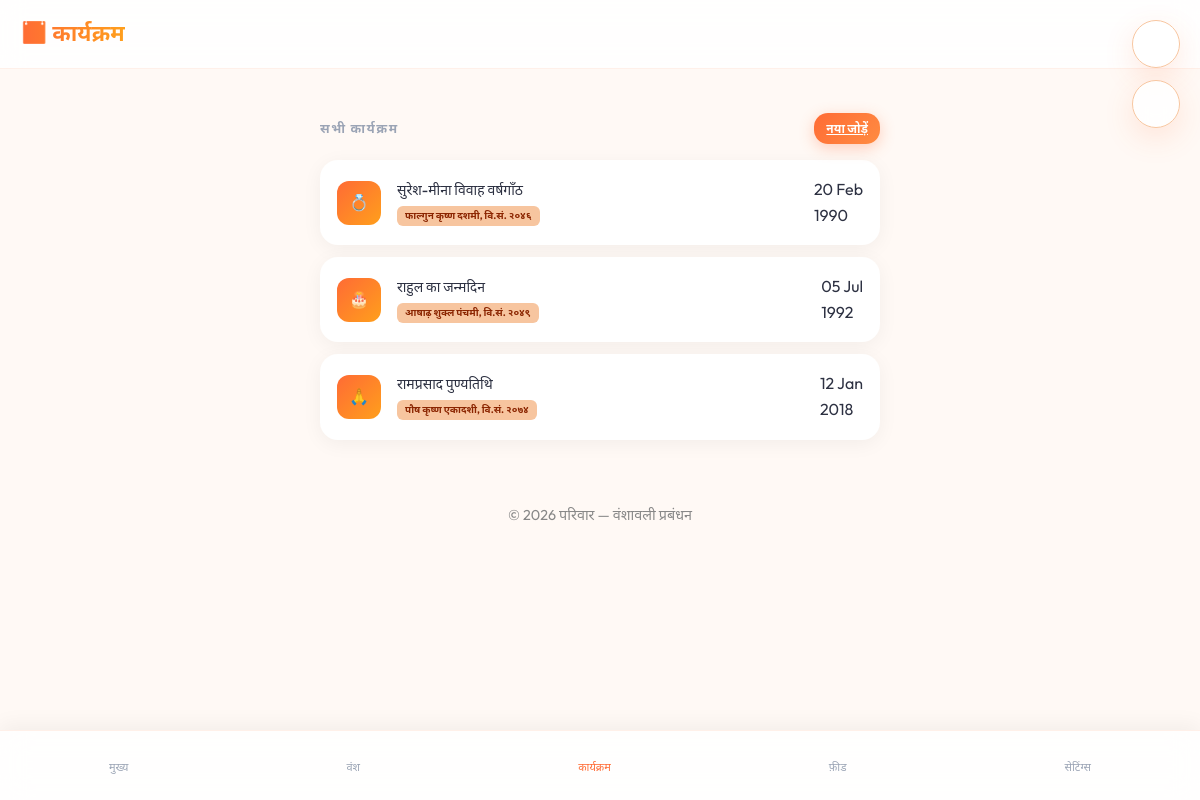
The page /pages/karyakram.php (signed in) on the database its author committed.
### tables this page shows
CREATE TABLE IF NOT EXISTS karyakram (
  id INT AUTO_INCREMENT PRIMARY KEY,
  parivar_id INT NOT NULL,
  vyakti_id INT COMMENT 'किससे संबंधित (NULL = पूरे परिवार से)',
  banaya_user_id INT,
  
  shirshak VARCHAR(200) NOT NULL COMMENT 'कार्यक्रम का नाम',
  vivaran TEXT COMMENT 'विवरण',
  
  prakar ENUM(
    'janmdin','vivah_varshgaanth','punya_tithi',
    'puja','samskar','utsav','any'
  ) NOT NULL,
  
   
  tithi_gregorian DATE NOT NULL,
  tithi_vs VARCHAR(150) COMMENT 'जैसे: मार्गशीर्ष शुक्ल पंचमी, वि.सं. २०८१',
  
   
  punravrutti TINYINT(1) DEFAULT 1 COMMENT 'प्रतिवर्ष होगा?',
  punravrutti_prakar ENUM('gregorian_varshik','tithi_varshik','ek_baar') DEFAULT 'gregorian_varshik',
  
   
  drashyata ENUM('sabhi','sirf_mukhya') DEFAULT 'sabhi',
  
  banaya_at TIMESTAMP DEFAULT CURRENT_TIMESTAMP,
  
  FOREIGN KEY (parivar_id) REFERENCES parivar(id) ON DELETE CASCADE,
  FOREIGN KEY (vyakti_id) REFERENCES vyakti(id) ON DELETE SET NULL
);

### includes/helpers.php (called while the page is built, shortened)
<?php
function s($text) {
    return htmlspecialchars($text ?? '', ENT_QUOTES, 'UTF-8');
}
function getEventIcon($type) {
    $icons = [
        'janmdin' => '🎂',
        'vivah_varshgaanth' => '💍',
        'punya_tithi' => '🙏',
        'puja' => '✨',
        'utsav' => '🚩',
        'any' => '📅'
    ];
    return $icons[$type] ?? '📅';
}

### pages/karyakram.php (the view, shortened to what this page needs)
<?php
require_once __DIR__ . '/../includes/header.php';
$parivar_id = currentParivarId();
$action = $_GET['action'] ?? 'list';
if ($action === 'list') {
    $stmt = $pdo->prepare("SELECT k.*, v.pratham_naam, v.kul_naam FROM karyakram k LEFT JOIN vyakti v ON k.vyakti_id = v.id WHERE k.parivar_id = ? ORDER BY k.tithi_gregorian");
    $stmt->execute([$parivar_id]);
    $events = $stmt->fetchAll();
} else {
    $stmt = $pdo->prepare("SELECT id, pratham_naam, kul_naam FROM vyakti WHERE parivar_id = ? ORDER BY pratham_naam");
    $stmt->execute([$parivar_id]);
    $persons = $stmt->fetchAll();
}
?>
<header class="app-header">
    <h1>📅 कार्यक्रम</h1>
</header>
<div class="page-content">
    <?php if ($action === 'list'): ?>
        <div class="section-header">
            <span class="section-title">सभी कार्यक्रम</span>
            <a href="karyakram.php?action=new" class="btn btn-primary" style="width:auto; padding:6px 12px; font-size:12px">नया जोड़ें</a>
        </div>
        <?php foreach ($events as $e): ?>
            <div class="event-card">
                <div class="avatar avatar-saffron"><?php echo getEventIcon($e['prakar']); ?></div>
                <div style="flex:1">
                    <div style="font-size:14px; font-weight:500"><?php echo s($e['shirshak']); ?></div>
                    <div class="vs-pill"><?php echo s($e['tithi_vs']); ?></div>
                </div>
                <div class="dual-date" style="align-items:flex-end">
                    <div class="greg"><?php echo date('d M', strtotime($e['tithi_gregorian'])); ?></div>
                    <div class="vs"><?php echo date('Y', strtotime($e['tithi_gregorian'])); ?></div>
                </div>
            </div>
        <?php endforeach; ?>
    <?php endif; ?>
</div>
<?php include '../includes/nav.php'; ?>
<?php require_once __DIR__ . '/../includes/footer.php'; ?>

### includes/header.php (shortened to what this page needs)
<?php
require_once __DIR__ . '/helpers.php';
?>
<!DOCTYPE html>
<html lang="hi">
<head>
    <link rel="stylesheet" href="https://cdn.jsdelivr.net/npm/@tabler/icons-webfont@latest/tabler-icons.min.css">
    <link rel="stylesheet" href="/assets/css/style.css?v=<?php echo time(); ?>">
    <link rel="stylesheet" href="/assets/css/style.css">
</head>
<body>
<div class="access-bar">
    <div class="circle-btn" onclick="toggleSeniorMode()" title="बड़ा फॉन्ट (Senior Mode)">
    </div>
    <div class="circle-btn" onclick="toggleTheme()" id="theme-btn">
    </div>
</div>

### includes/nav.php (shortened to what this page needs)
<?php
$currentPage = basename($_SERVER['PHP_SELF'], '.php');
?>
<nav class="bottom-nav">
    <a href="/pages/dashboard.php?v=<?php echo time(); ?>" class="nav-item <?= $currentPage==='dashboard'?'active':'' ?>">
        <i class="ti ti-smart-home"></i><span>मुख्य</span>
    </a>
    <a href="/pages/vansh_vriksha.php" class="nav-item <?= $currentPage==='vansh_vriksha'?'active':'' ?>">
        <i class="ti ti-hierarchy-2"></i><span>वंश</span>
    </a>
    <a href="/pages/karyakram.php" class="nav-item <?= $currentPage==='karyakram'?'active':'' ?>">
        <i class="ti ti-calendar-event"></i><span>कार्यक्रम</span>
    </a>
    <a href="/pages/parivar_feed.php" class="nav-item <?= $currentPage==='parivar_feed'?'active':'' ?>">
        <i class="ti ti-message-2-share"></i><span>फ़ीड</span>
    </a>
    <a href="/pages/settings.php" class="nav-item <?= $currentPage==='settings'?'active':'' ?>">
        <i class="ti ti-settings"></i><span>सेटिंग्स</span>
    </a>
</nav>

### includes/footer.php (shortened to what this page needs)
    <footer style="text-align: center; padding: 2rem; color: #888; font-size: 0.9rem;">
        <p>&copy; <?php echo date('Y'); ?> परिवार — वंशावली प्रबंधन</p>
    </footer>
</body>
</html>

### assets/css/style.css (style rules this page uses)
:root { --rang-pramukh: #FF6B35; --rang-dwitiya: #F7C59F; --rang-akash: #EFEFD0; --rang-safal: #06D6A0; --rang-asafal: #EF476F; --bg-main: #FFF9F5; --bg-card: #FFFFFF; --bg-secondary: #F8F9FA; --text-main: #2D3142; --text-secondary: #4F5D75; --text-muted: #9BA4B5; --shadow-soft: 0 4px 20px rgba(0,0,0,0.05); --shadow-floating: 0 10px 30px rgba(255, 107, 53, 0.15); --shakti-glass: rgba(255, 255, 255, 0.85); --shreni-font-mukhya: 'Outfit', sans-serif; --shreni-font-devanagari: 'Noto Sans Devanagari', sans-serif; --senior-font-scale: 1.2; }
* { margin: 0; padding: 0; box-sizing: border-box; -webkit-tap-highlight-color: transparent; }
body { font-family: var(--shreni-font-mukhya), var(--shreni-font-devanagari); background-color: var(--bg-main); color: var(--text-main); line-height: 1.6; padding-bottom: 80px; transition: background 0.3s ease; }
h1, h2, h3 { font-weight: 700; color: var(--text-main); }
.page-content { max-width: 600px; margin: 0 auto; padding: 20px; }
.app-header { background: var(--shakti-glass); backdrop-filter: blur(12px); position: sticky; top: 0; z-index: 1000; padding: 16px 20px; display: flex; justify-content: space-between; align-items: center; border-bottom: 1px solid rgba(255, 107, 53, 0.1); }
.app-header h1 { font-size: 1.4rem; background: linear-gradient(90deg, var(--rang-pramukh), #FF9F1C); -webkit-background-clip: text; -webkit-text-fill-color: transparent; }
.btn { display: inline-flex; align-items: center; justify-content: center; gap: 8px; padding: 12px 24px; border-radius: 14px; font-weight: 600; border: none; cursor: pointer; transition: all 0.2s ease; width: 100%; font-size: 0.95rem; }
.btn-primary { background: linear-gradient(135deg, var(--rang-pramukh), #FF8C42); color: white; box-shadow: 0 4px 15px rgba(255, 107, 53, 0.3); }
.bottom-nav { position: fixed; bottom: 0; left: 0; right: 0; height: 70px; background: var(--shakti-glass); backdrop-filter: blur(15px); display: flex; justify-content: space-around; align-items: center; box-shadow: 0 -5px 20px rgba(0,0,0,0.05); z-index: 1001; border-top: 1px solid rgba(255, 107, 53, 0.1); }
.nav-item { display: flex; flex-direction: column; align-items: center; gap: 4px; color: var(--text-muted); text-decoration: none; font-size: 11px; font-weight: 500; }
.nav-item.active { color: var(--rang-pramukh); }
.avatar { width: 44px; height: 44px; border-radius: 12px; display: flex; align-items: center; justify-content: center; font-weight: 700; color: white; }
.avatar-saffron { background: linear-gradient(135deg, #FF6B35, #FF9F1C); }
.access-bar { position: fixed; top: 20px; right: 20px; display: flex; flex-direction: column; gap: 12px; z-index: 2000; }
.circle-btn { width: 48px; height: 48px; border-radius: 50%; background: var(--shakti-glass); backdrop-filter: blur(10px); display: flex; align-items: center; justify-content: center; box-shadow: var(--shadow-floating); cursor: pointer; border: 1.5px solid var(--rang-dwitiya); color: var(--rang-pramukh); font-size: 20px; transition: 0.3s cubic-bezier(0.175, 0.885, 0.32, 1.275); }
.section-header { margin: 24px 0 16px; display: flex; align-items: center; justify-content: space-between; }
.section-title { font-size: 13px; font-weight: 800; text-transform: uppercase; letter-spacing: 1.5px; color: var(--text-muted); }
.event-card { background: var(--bg-card); border-radius: 18px; padding: 16px; display: flex; align-items: center; gap: 16px; margin-bottom: 12px; box-shadow: var(--shadow-soft); text-decoration: none; color: inherit; border: 1px solid transparent; transition: 0.2s; }
.vs-pill { font-size: 10px; background: var(--rang-dwitiya); color: #8B2500; padding: 2px 8px; border-radius: 6px; font-weight: 700; display: inline-block; margin-top: 4px; }

### rows shown on the page
karyakram: prakar "💍", shirshak "सुरेश-मीना विवाह वर्षगाँठ", tithi_vs "फाल्गुन कृष्ण दशमी, वि.सं. २०४६", tithi_gregorian "20 Feb", tithi_gregorian "1990"
karyakram: prakar "🎂", shirshak "राहुल का जन्मदिन", tithi_vs "आषाढ़ शुक्ल पंचमी, वि.सं. २०४९", tithi_gregorian "05 Jul", tithi_gregorian "1992"
karyakram: prakar "🙏", shirshak "रामप्रसाद पुण्यतिथि", tithi_vs "पौष कृष्ण एकादशी, वि.सं. २०७४", tithi_gregorian "12 Jan", tithi_gregorian "2018"
